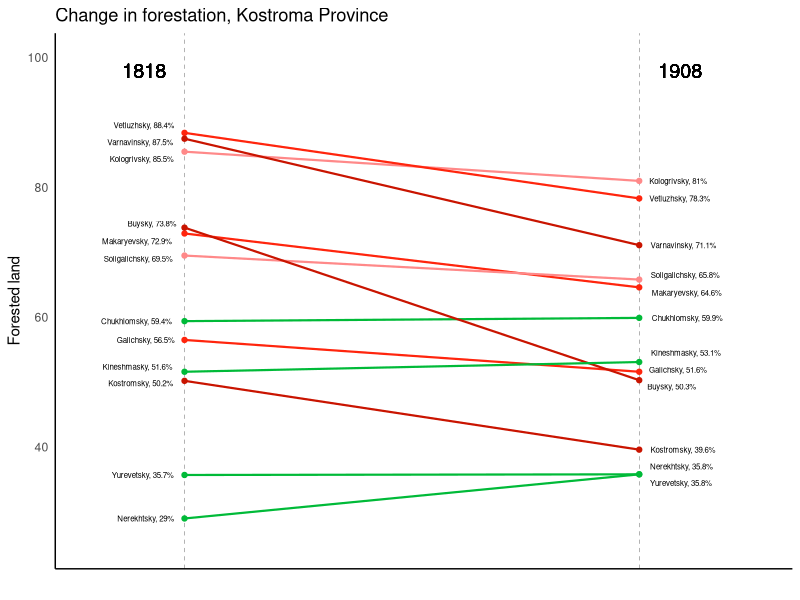

Reproduce this figure in R.
## ---- chunk 1
knitr::opts_chunk$set(echo = FALSE, error = FALSE, message = FALSE, warning = FALSE)
library(readr)
library(ggrepel)
library(tidyverse)
library(stringr)
library(scales)
theme_set((theme_classic()))
area_change <- read_csv("area_change_1818_1908.csv")

## ---- chunk 2
years <- 90

# Select the data for year 1 (1818)

year_1 <- area_change %>%
  filter(year == 1818) %>%
  select(percent_forested)

# Select the data for year 2 (1908)

year_2 <- area_change %>%
  filter(year == 1908) %>%
  select(percent_forested)


# Only select one set of districts 
# This is made possible because R is preserving the order of all these observations 

groups <- area_change %>%
  filter(year == 1818) %>%
  select(district)

# Put the selected data together into a single data frame

slope_data <- data.frame(year_1, year_2, groups) %>%
  rename(year_1 = percent_forested, year_2 = percent_forested.1, groups = district) %>%
  filter(groups != "All") %>%
  mutate(groups = str_remove(groups, " District"), pct_diff = year_2 - year_1) %>%
  
  # Coloring based on quantile breakdowns
  # quantile(slope_data$pct_diff)

  mutate(coloring = case_when(pct_diff > 0 ~ "green",
                              pct_diff >= -4.7 ~ "light red",
                              pct_diff >= -10.255 ~ "red",
                              pct_diff >= -23.5  ~ "dark red" ))

# Create the labels for the graphic

l11 <- paste0(slope_data$groups, ", ", slope_data$year_1, "%")

l13 <-paste0(slope_data$groups,", ", slope_data$year_2, "%")


## ---- chunk 3

# Slope data

ggplot(slope_data) + 
  
  # Segment codes
  
  geom_segment(aes(x=-5, xend = years, y = year_1, yend = year_2, col = coloring), size=.75) +
  
  # Horizontal line for 1818
  
  geom_vline(xintercept=-5, linetype="dashed", size=.1) + 
  
  # Horizontal line for 1908
  
  geom_vline(xintercept=90, linetype="dashed", size=.1) +
  
  # Remove the panel background
  
  theme(panel.background = element_blank()) +
  
  # Remove the grid
  
  theme(panel.grid=element_blank()) +
  
  # Remove the axis tickts
  
  theme(axis.ticks=element_blank()) +
  
  # Remove the axis text
  
  theme(axis.text.x=element_blank()) +
  theme(panel.border=element_blank()) + 
  
  # Remove the legend
  
  theme(legend.position="none") +
  
  scale_y_continuous(labels = function(x) paste0(x, "%")) +
  
  # Remove the x-axis label
  
  xlab("") + 
  
  # Add a y-axis label
  
  ylab("Forested land") + 
  
  labs(title = "Change in forestation, Kostroma Province") +
  
  # Set the size of the graphic
  
  xlim((-25),(years+25)) +
  ylim(25,(100)) +
  
  # Add labels for districts in year 2
  
  geom_text_repel(label = l13,
            y = slope_data$year_2,
            x = years, 
            hjust=-0.2,
            size=2,
            segment.color = "grey50",
            direction = "y") +
  
  # Add labels for districts in year 1
  
  geom_text_repel(label = l11,
            y = slope_data$year_1,
            x = -5, 
            hjust = 1.2,
            size=2,
            segment.color = "grey50",
            direction = "y") +
  
  # Add points for 1818
  
  geom_point(aes(x = -5, y = year_1, col = coloring)) +
  
  # Add points for 1908
  
  geom_point(aes(x = 90, y = year_2, col = coloring)) +
  
  # Add 1818 label
  
  geom_text(label="1818", 
            x=-7, 
            y=98,
            hjust= 1.2,size=5) +
  
  # Add 1908 label
  
  geom_text(label="1908", 
            x=105, 
            y=98,
            hjust= 1.2,size=5) +

  # Coloring
  
   scale_color_manual(values = c("green"="#00ba38", 
                                 "red"="#ff250d", 
                                 "dark red" = "#c91400", 
                                 "light red" = "#ff8989")) 
# 
# +
#   
#    scale_y_continuous(labels = function(x) paste0(x, "%"))



